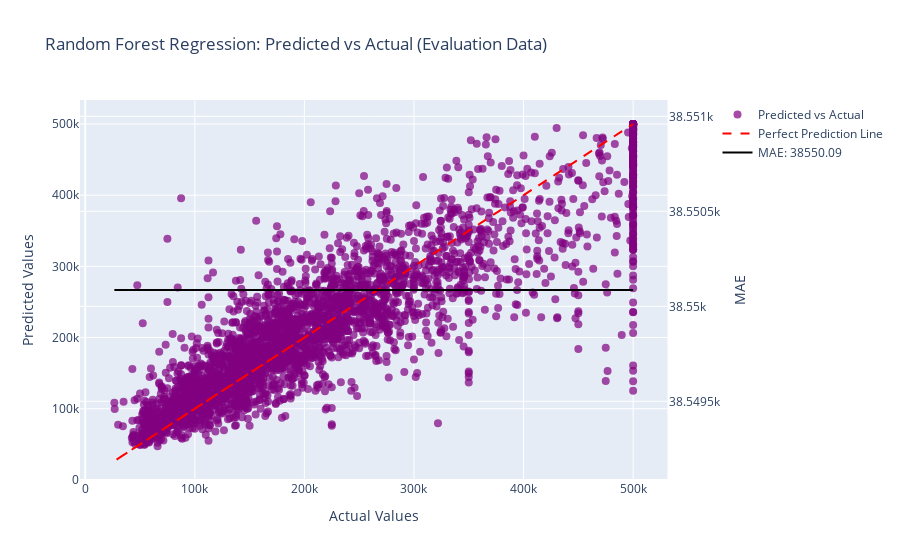

Write notebook code for a chart like this one.
### Code cell
from plotly.subplots import make_subplots

import plotly.graph_objects as go

# Create a figure with secondary y-axis
fig = make_subplots(specs=[[{"secondary_y": True}]])

# Add scatter plot for predictions
fig.add_trace(
    go.Scatter(
        x=y_eval.values,
        y=y_pred_eval_original_rf.flatten(),
        mode='markers',
        name='Predicted vs Actual',
        marker=dict(color='purple', size=8, opacity=0.7)
    ),
    secondary_y=False
)

# Add perfect prediction line
fig.add_trace(
    go.Scatter(
        x=y_eval.values,
        y=y_eval.values,
        mode='lines',
        name='Perfect Prediction Line',
        line=dict(color='red', dash='dash')
    ),
    secondary_y=False
)

# Calculate RMSE from MSE


# Add MSE loss line
fig.add_trace(
    go.Scatter(
        x=[y_eval.values.min(), y_eval.values.max()],
        y=[mae_eval_rf, mae_eval_rf],
        mode='lines',
        name=f'MAE: {mae_eval_rf:.2f}',
        line=dict(color='black', dash='solid')
    ),
    secondary_y=True
)

# Update layout
fig.update_layout(
    title="Random Forest Regression: Predicted vs Actual (Evaluation Data)",
    xaxis_title="Actual Values",
    yaxis_title="Predicted Values",
    yaxis2_title="MAE",
    showlegend=True
)

# Show the plot
fig.show()

### Figure 1 — Plotly figure (JSON) as saved in the notebook; plotly's stock layout.template omitted (floating-point values rounded to 4 significant figures; data arrays with more than 128 entries replaced by an {"elided": "..."} marker saying what was removed)
{"data": [{"marker": {"color": "purple", "opacity": 0.7, "size": 8}, "mode": "markers", "name": "Predicted vs Actual", "type": "scatter", "x": {"elided": "3303 int values"}, "xaxis": "x", "y": {"elided": "3303 float values"}, "yaxis": "y"}, {"line": {"color": "red", "dash": "dash"}, "mode": "lines", "name": "Perfect Prediction Line", "type": "scatter", "x": {"elided": "3303 int values"}, "xaxis": "x", "y": {"elided": "3303 int values"}, "yaxis": "y"}, {"line": {"color": "black", "dash": "solid"}, "mode": "lines", "name": "MAE: 38550.09", "type": "scatter", "x": [26600, 500001], "xaxis": "x", "y": [38550.0, 38550.0], "yaxis": "y2"}], "layout": {"showlegend": true, "title": {"text": "Random Forest Regression: Predicted vs Actual (Evaluation Data)"}, "xaxis": {"anchor": "y", "domain": [0, 0.94], "title": {"text": "Actual Values"}}, "yaxis": {"anchor": "x", "domain": [0, 1], "title": {"text": "Predicted Values"}}, "yaxis2": {"anchor": "x", "overlaying": "y", "side": "right", "title": {"text": "MAE"}}}}
